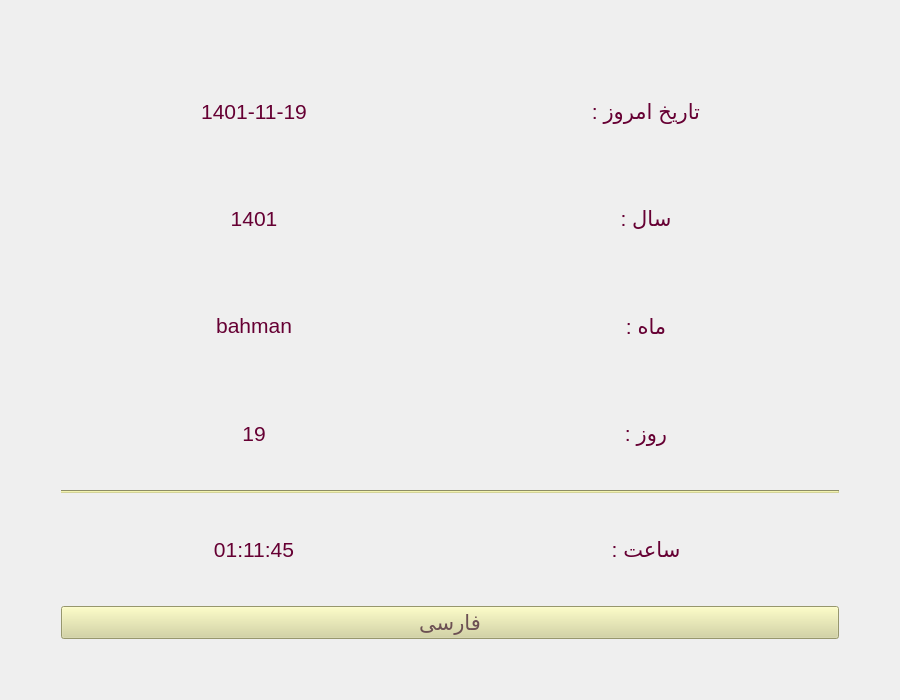
<?xml version="1.0" encoding="UTF-8"?>
<ui version="4.0">
 <class>MainWindow</class>
 <widget class="QWidget" name="MainWindow">
  <property name="geometry">
   <rect>
    <x>0</x>
    <y>0</y>
    <width>900</width>
    <height>700</height>
   </rect>
  </property>
  <property name="windowTitle">
   <string>Jalali Date(تاریخ جلالی)</string>
  </property>
  <property name="styleSheet">
   <string notr="true">#main_window{
	background-color: #eef6ec
;
}

QLabel{
	color: #660033;
}</string>
  </property>
  <layout class="QGridLayout" name="gridLayout">
   <item row="0" column="0">
    <layout class="QVBoxLayout" name="verticalLayout">
     <property name="leftMargin">
      <number>50</number>
     </property>
     <property name="topMargin">
      <number>50</number>
     </property>
     <property name="rightMargin">
      <number>50</number>
     </property>
     <property name="bottomMargin">
      <number>50</number>
     </property>
     <item>
      <layout class="QGridLayout" name="grid_layout_date">
       <item row="0" column="0">
        <widget class="QLabel" name="label_date_value">
         <property name="font">
          <font>
           <pointsize>16</pointsize>
          </font>
         </property>
         <property name="text">
          <string>1401-11-19</string>
         </property>
         <property name="alignment">
          <set>Qt::AlignCenter</set>
         </property>
        </widget>
       </item>
       <item row="0" column="1">
        <widget class="QLabel" name="label_date">
         <property name="font">
          <font>
           <pointsize>16</pointsize>
          </font>
         </property>
         <property name="mouseTracking">
          <bool>false</bool>
         </property>
         <property name="layoutDirection">
          <enum>Qt::LeftToRight</enum>
         </property>
         <property name="styleSheet">
          <string/>
         </property>
         <property name="text">
          <string>تاریخ امروز :</string>
         </property>
         <property name="alignment">
          <set>Qt::AlignCenter</set>
         </property>
         <property name="indent">
          <number>2</number>
         </property>
        </widget>
       </item>
      </layout>
     </item>
     <item>
      <layout class="QGridLayout" name="grid_layout_year">
       <item row="0" column="0">
        <widget class="QLabel" name="label_year_value">
         <property name="font">
          <font>
           <pointsize>16</pointsize>
          </font>
         </property>
         <property name="text">
          <string>1401</string>
         </property>
         <property name="alignment">
          <set>Qt::AlignCenter</set>
         </property>
        </widget>
       </item>
       <item row="0" column="1">
        <widget class="QLabel" name="label_year">
         <property name="font">
          <font>
           <pointsize>16</pointsize>
          </font>
         </property>
         <property name="mouseTracking">
          <bool>false</bool>
         </property>
         <property name="styleSheet">
          <string/>
         </property>
         <property name="text">
          <string>سال :</string>
         </property>
         <property name="alignment">
          <set>Qt::AlignCenter</set>
         </property>
         <property name="indent">
          <number>2</number>
         </property>
        </widget>
       </item>
      </layout>
     </item>
     <item>
      <layout class="QGridLayout" name="grid_layout_month">
       <item row="0" column="0">
        <widget class="QLabel" name="label_month_value">
         <property name="font">
          <font>
           <pointsize>16</pointsize>
          </font>
         </property>
         <property name="focusPolicy">
          <enum>Qt::ClickFocus</enum>
         </property>
         <property name="contextMenuPolicy">
          <enum>Qt::DefaultContextMenu</enum>
         </property>
         <property name="acceptDrops">
          <bool>false</bool>
         </property>
         <property name="text">
          <string>bahman</string>
         </property>
         <property name="alignment">
          <set>Qt::AlignCenter</set>
         </property>
        </widget>
       </item>
       <item row="0" column="1">
        <widget class="QLabel" name="label_month">
         <property name="font">
          <font>
           <pointsize>16</pointsize>
          </font>
         </property>
         <property name="mouseTracking">
          <bool>false</bool>
         </property>
         <property name="styleSheet">
          <string notr="true"/>
         </property>
         <property name="text">
          <string>ماه :</string>
         </property>
         <property name="alignment">
          <set>Qt::AlignCenter</set>
         </property>
         <property name="indent">
          <number>2</number>
         </property>
        </widget>
       </item>
      </layout>
     </item>
     <item>
      <layout class="QGridLayout" name="grid_layout_day">
       <item row="0" column="0">
        <widget class="QLabel" name="label_day_value">
         <property name="font">
          <font>
           <pointsize>16</pointsize>
          </font>
         </property>
         <property name="text">
          <string>19</string>
         </property>
         <property name="alignment">
          <set>Qt::AlignCenter</set>
         </property>
        </widget>
       </item>
       <item row="0" column="1">
        <widget class="QLabel" name="label_day">
         <property name="font">
          <font>
           <pointsize>16</pointsize>
          </font>
         </property>
         <property name="mouseTracking">
          <bool>false</bool>
         </property>
         <property name="styleSheet">
          <string/>
         </property>
         <property name="text">
          <string>روز :</string>
         </property>
         <property name="alignment">
          <set>Qt::AlignCenter</set>
         </property>
         <property name="indent">
          <number>2</number>
         </property>
        </widget>
       </item>
      </layout>
     </item>
     <item>
      <widget class="Line" name="line1">
       <property name="styleSheet">
        <string notr="true">#line1{
	background-color: #d3d399;

}</string>
       </property>
       <property name="orientation">
        <enum>Qt::Horizontal</enum>
       </property>
      </widget>
     </item>
     <item>
      <layout class="QGridLayout" name="grid_layout_time">
       <item row="0" column="0">
        <widget class="QLabel" name="label_time_value">
         <property name="font">
          <font>
           <pointsize>16</pointsize>
          </font>
         </property>
         <property name="contextMenuPolicy">
          <enum>Qt::DefaultContextMenu</enum>
         </property>
         <property name="text">
          <string>01:11:45</string>
         </property>
         <property name="alignment">
          <set>Qt::AlignCenter</set>
         </property>
        </widget>
       </item>
       <item row="0" column="1">
        <widget class="QLabel" name="label_time">
         <property name="font">
          <font>
           <pointsize>16</pointsize>
          </font>
         </property>
         <property name="mouseTracking">
          <bool>false</bool>
         </property>
         <property name="layoutDirection">
          <enum>Qt::LeftToRight</enum>
         </property>
         <property name="styleSheet">
          <string/>
         </property>
         <property name="text">
          <string>ساعت :</string>
         </property>
         <property name="alignment">
          <set>Qt::AlignCenter</set>
         </property>
         <property name="indent">
          <number>2</number>
         </property>
        </widget>
       </item>
      </layout>
     </item>
     <item>
      <widget class="QPushButton" name="button_language">
       <property name="font">
        <font>
         <pointsize>16</pointsize>
        </font>
       </property>
       <property name="styleSheet">
        <string notr="true">#button_language {
	background-color: #d3d399;
	color: #6c5053;
}</string>
       </property>
       <property name="text">
        <string>فارسی</string>
       </property>
      </widget>
     </item>
    </layout>
   </item>
  </layout>
 </widget>
 <resources/>
 <connections/>
</ui>
